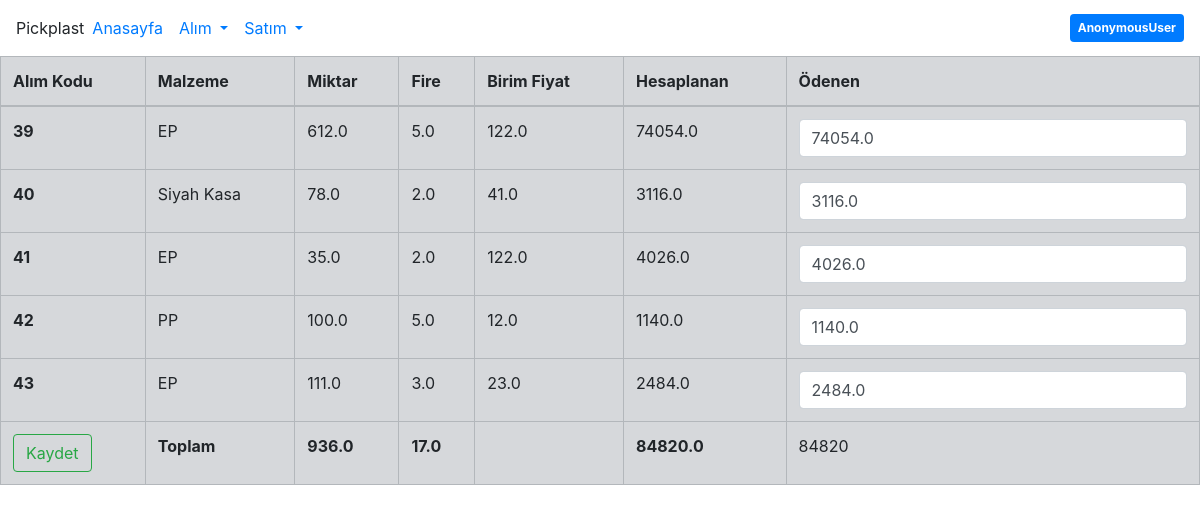
/al/son/60, run on the app's committed database.
### mainPage/models.py (models this page shows)
class MalAlim(models.Model):
    mal = models.ForeignKey(Hammadde, on_delete=models.DO_NOTHING, verbose_name="Malzeme Türü")
    miktar = models.FloatField(verbose_name="Ağırlık")
    hurda = models.FloatField(verbose_name="Fire")
    birimFiyat = models.FloatField(verbose_name="Birim Fiyat")
    kantar = models.ForeignKey(Kantar, on_delete=models.DO_NOTHING, verbose_name="Kantar tartım numarası")
    odenecek = models.FloatField(verbose_name="Ödenecek Tutar", blank=True, null=True)
    @property
    def ode(self):
        return (self.miktar - self.hurda) * self.birimFiyat
    def __str__(self):
        return f'{str(self.id)} nolu alım : {str(self.miktar)}kg {str(self.mal)}'

class Hammadde(models.Model):
    rawMaterialName = models.CharField(max_length=200, verbose_name="Hammadde Tipi")
    isScrap = models.BooleanField(verbose_name="Değersiz / Hurda mı?", choices=[(1, 'EVET'), (0, 'HAYIR')])
    def __str__(self):
        return self.rawMaterialName

### mainPage/views.py (the view, shortened to what this page needs)
# urls.py: path('al/son/<int:kantarID>', views.finalizeBuy, name="finalizeBuy"),
def finalizeBuy(request, kantarID):
    alimQuery = models.MalAlim.objects.filter(kantar=kantarID)
    miktar = 0
    hurda = 0
    odeme = 0
    for alim in alimQuery:
        miktar += alim.miktar
        hurda += alim.hurda
        odeme += alim.ode
    context = {'miktar': miktar, 'hurda': hurda, 'odeme': odeme}
    finalBuyForms = {}
    for alim in alimQuery:
        finalBuyForms[f'{alim.id}'] = (alim, djangoForms.FinalizeBuy(initial={'odenecek': alim.ode}))
    context["finalBuyForms"] = finalBuyForms
    return render(request, context=context, template_name="mainPage/finalizeBuy.html")

### mainPage/templates/mainPage/finalizeBuy.html (shortened to what this page needs)
{% extends 'mainPage/base.html' %}
{% block content %}
{% include 'mainPage/navbar.html' %}
{% load i18n %}
<div class="row">
    <div class="col col-md-12 ">
        <table class="table table-bordered table-secondary">
            <thead>
            <tr>
                <th scope="col">Alım Kodu</th>
                <th scope="col">Malzeme</th>
                <th scope="col">Miktar</th>
                <th scope="col">Fire</th>
                <th scope="col">Birim Fiyat</th>
                <th scope="col">Hesaplanan</th>
                <th scope="col">Ödenen</th>
            </tr>
            </thead>
            <tbody>
            <form action="" method="post">
                {% for formID,form in finalBuyForms.items%}
                <tr>
                <th>{{formID}}</th>
                <td>{{form.0.mal}}</td>
                <td>{{form.0.miktar}}</td>
                <td>{{form.0.hurda}}</td>
                <td>{{form.0.birimFiyat}}</td>
                <td>{{form.0.ode}}</td>
                <td>{{form.1.odenecek}}</td>
            </tr>
                {% endfor %}
                                <tr>
                <th>
                <button class="btn btn-outline-success" type="submit">Kaydet</button>
                </th>
                <td><b>Toplam</b></td>
                <td><b>{{miktar}}</b></td>
                <td><b>{{hurda}}</b></td>
                <td></td>
                <td><b>{{odeme}}</b></td>
                <td id="sum-td">0</td>
            </tr>
            </form>
            </tbody>
        </table>
    </div>
</div>
{% endblock  %}

### data on the page
MalAlim: id "39", mal.rawMaterialName "EP", miktar "612.0", hurda "5.0", birimFiyat "122.0", miktar+hurda+birimFiyat "74054.0", odenecek "74054.0"
MalAlim: id "40", mal.rawMaterialName "Siyah Kasa", miktar "78.0", hurda "2.0", birimFiyat "41.0", miktar+hurda+birimFiyat "3116.0", odenecek "3116.0"
MalAlim: id "41", mal.rawMaterialName "EP", miktar "35.0", hurda "2.0", birimFiyat "122.0", miktar+hurda+birimFiyat "4026.0", odenecek "4026.0"
MalAlim: id "42", mal.rawMaterialName "PP", miktar "100.0", hurda "5.0", birimFiyat "12.0", miktar+hurda+birimFiyat "1140.0", odenecek "1140.0"
MalAlim: id "43", mal.rawMaterialName "EP", miktar "111.0", hurda "3.0", birimFiyat "23.0", miktar+hurda+birimFiyat "2484.0", odenecek "2484.0"

### other printed values
{{ request.user }} "AnonymousUser"
{{ miktar }} "936.0"
{{ hurda }} "17.0"
{{ odeme }} "84820.0"
